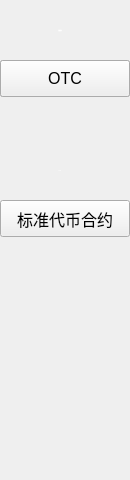
<?xml version="1.0" encoding="UTF-8"?>
<ui version="4.0">
 <class>FunctionExchangeWidget</class>
 <widget class="QWidget" name="FunctionExchangeWidget">
  <property name="geometry">
   <rect>
    <x>0</x>
    <y>0</y>
    <width>130</width>
    <height>480</height>
   </rect>
  </property>
  <property name="windowTitle">
   <string>Form</string>
  </property>
  <widget class="QLabel" name="label_normal">
   <property name="geometry">
    <rect>
     <x>0</x>
     <y>0</y>
     <width>120</width>
     <height>60</height>
    </rect>
   </property>
   <property name="font">
    <font>
     <family>微软雅黑</family>
     <pointsize>-1</pointsize>
     <weight>75</weight>
     <italic>false</italic>
     <bold>true</bold>
    </font>
   </property>
   <property name="styleSheet">
    <string notr="true">color: white;
font: bold 16px &quot;微软雅黑&quot;;</string>
   </property>
   <property name="text">
    <string>兑换合约</string>
   </property>
   <property name="alignment">
    <set>Qt::AlignCenter</set>
   </property>
  </widget>
  <widget class="QPushButton" name="onchainOrderBtn">
   <property name="geometry">
    <rect>
     <x>0</x>
     <y>60</y>
     <width>130</width>
     <height>37</height>
    </rect>
   </property>
   <property name="font">
    <font>
     <pointsize>12</pointsize>
    </font>
   </property>
   <property name="text">
    <string>OTC</string>
   </property>
  </widget>
  <widget class="QPushButton" name="exchangeBtn">
   <property name="geometry">
    <rect>
     <x>0</x>
     <y>60</y>
     <width>130</width>
     <height>37</height>
    </rect>
   </property>
   <property name="font">
    <font>
     <pointsize>12</pointsize>
    </font>
   </property>
   <property name="text">
    <string>交易所</string>
   </property>
  </widget>
  <widget class="QPushButton" name="contractTokenBtn">
   <property name="geometry">
    <rect>
     <x>0</x>
     <y>200</y>
     <width>130</width>
     <height>37</height>
    </rect>
   </property>
   <property name="font">
    <font>
     <pointsize>12</pointsize>
    </font>
   </property>
   <property name="text">
    <string>标准代币合约</string>
   </property>
  </widget>
  <widget class="QLabel" name="label_normal_2">
   <property name="geometry">
    <rect>
     <x>0</x>
     <y>140</y>
     <width>120</width>
     <height>60</height>
    </rect>
   </property>
   <property name="font">
    <font>
     <family>微软雅黑</family>
     <pointsize>-1</pointsize>
     <weight>75</weight>
     <italic>false</italic>
     <bold>true</bold>
    </font>
   </property>
   <property name="styleSheet">
    <string notr="true">color: white;
font: bold 16px &quot;微软雅黑&quot;;</string>
   </property>
   <property name="text">
    <string>DAPP</string>
   </property>
   <property name="alignment">
    <set>Qt::AlignCenter</set>
   </property>
  </widget>
  <zorder>exchangeBtn</zorder>
  <zorder>label_normal</zorder>
  <zorder>onchainOrderBtn</zorder>
  <zorder>contractTokenBtn</zorder>
  <zorder>label_normal_2</zorder>
 </widget>
 <resources/>
 <connections/>
</ui>
